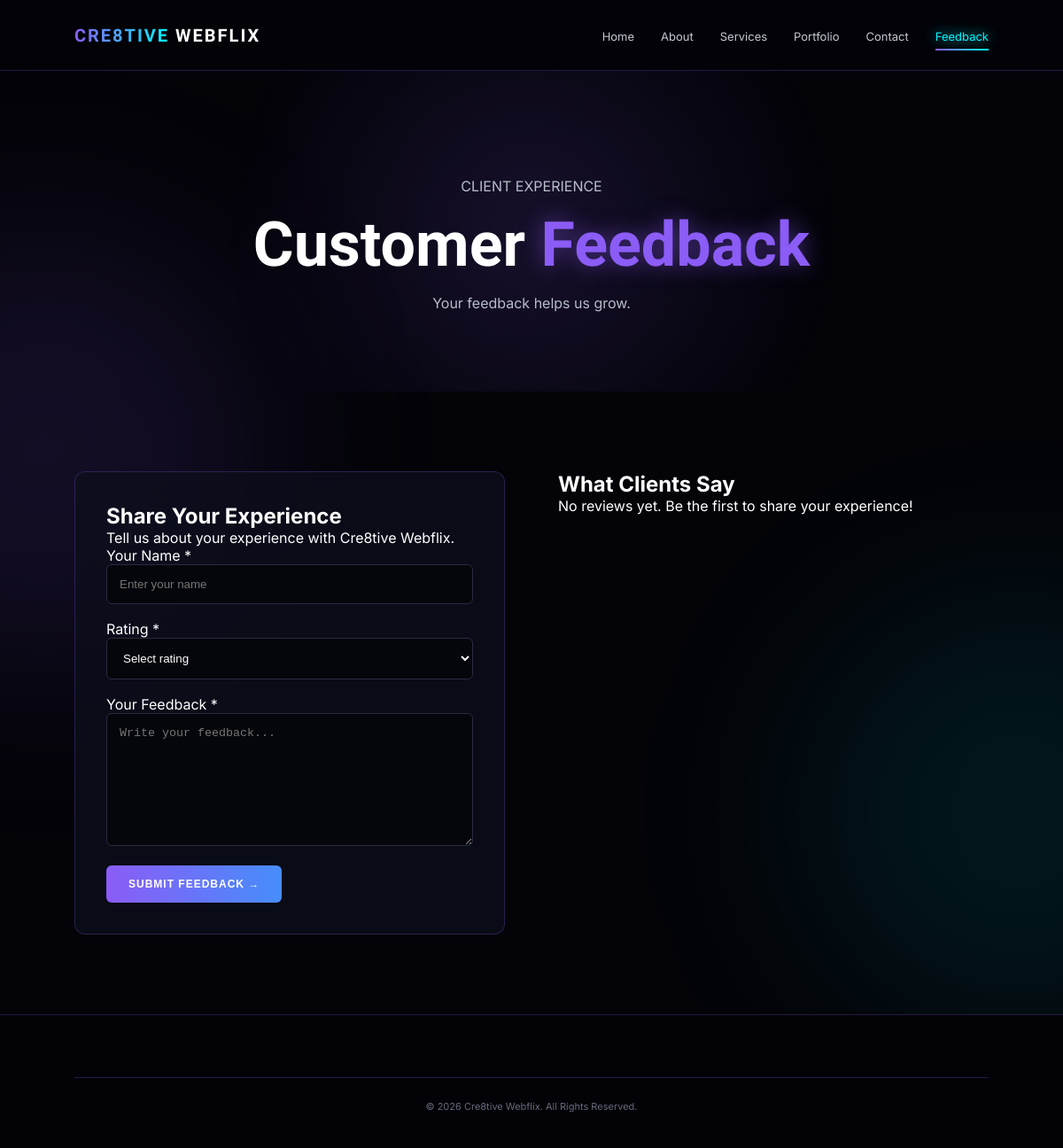
The app's page /feedback.php, older data.
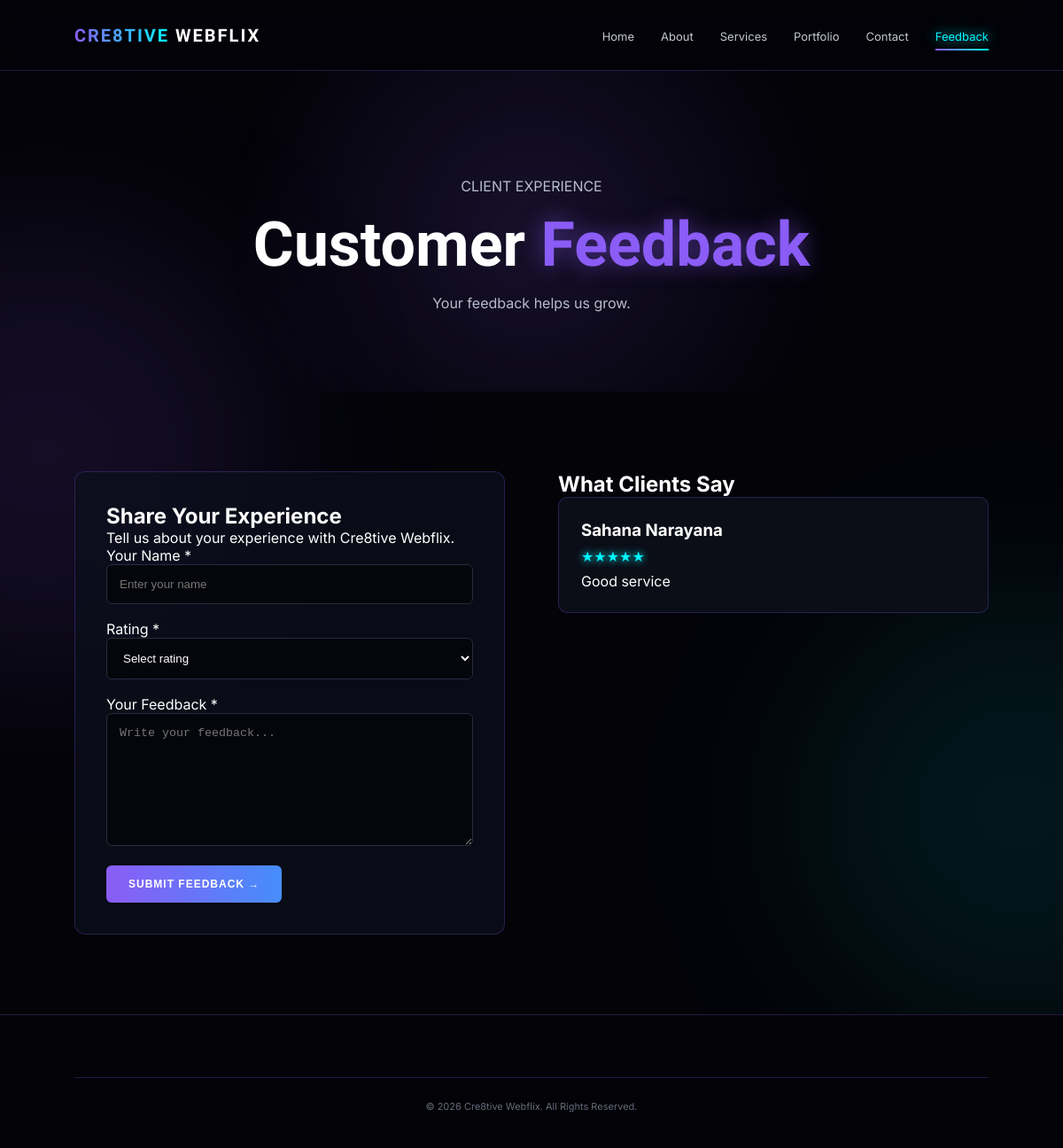
The same page, newer data.
### tables this page shows
CREATE TABLE `feedback` (
  `id` int(11) NOT NULL,
  `name` varchar(100) NOT NULL,
  `rating` tinyint(4) NOT NULL,
  `message` text NOT NULL,
  `created_at` timestamp NOT NULL DEFAULT current_timestamp()
);

### feedback.php (the view, shortened to what this page needs)
<?php
include "backend/db.php";
$result = $conn->query(
    "SELECT * FROM feedback ORDER BY id DESC"
);
?>
<!DOCTYPE html>
<html lang="en">
<head>
<link rel="stylesheet" href="css/style.css">
</head>
<body>
<header>
<nav class="navbar">
<a href="index.php" class="logo">
<span>CRE8TIVE</span> WEBFLIX
</a>
<ul class="nav-links">
<li><a href="index.php">Home</a></li>
<li><a href="about.php">About</a></li>
<li><a href="services.php">Services</a></li>
<li><a href="portfolio.php">Portfolio</a></li>
<li><a href="contact.php">Contact</a></li>
<li><a href="feedback.php"
class="active">Feedback</a></li>
</ul>
</nav>
</header>
<section class="page-hero">
<p>CLIENT EXPERIENCE</p>
<h1>
Customer <span>Feedback</span>
</h1>
<p>
Your feedback helps us grow.
</p>
</section>
<section class="feedback-section">
<div class="form-box">
<h2>Share Your Experience</h2>
<p class="form-description">
Tell us about your experience with
Cre8tive Webflix.
</p>
<form action="backend/feedback_submit.php"
method="POST">
<label>Your Name *</label>
<input
type="text"
name="name"
placeholder="Enter your name"
required
>
<label>Rating *</label>
<select name="rating" required>
<option value="">
Select rating
</option>
</select>
<label>Your Feedback *</label>
<textarea
name="message"
placeholder="Write your feedback..."
required
></textarea>
<button type="submit" class="btn">
SUBMIT FEEDBACK →
</button>
</form>
</div>
<div>
<h2 class="reviews-title">
What Clients Say
</h2>
<div class="reviews">
<?php
if ($result && $result->num_rows > 0) {
    while ($row = $result->fetch_assoc()) {
?>
<div class="review-card">
<h3>
<?= htmlspecialchars($row["name"]) ?>
</h3>
<div class="stars">
<?= str_repeat("★", (int)$row["rating"]) ?>
</div>
<p>
<?= htmlspecialchars($row["message"]) ?>
</p>
</div>
<?php
    }
} else {
?>
<div class="empty-review">
No reviews yet.
Be the first to share your experience!
</div>
<?php
}
?>
</div>
</div>
</section>
<footer>
<div class="footer-bottom">
© 2026 Cre8tive Webflix. All Rights Reserved.
</div>
</footer>
</body>
</html>

### css/style.css (style rules this page uses)
* { margin: 0; padding: 0; box-sizing: border-box; }
:root { --bg: #030308; --bg2: #080912; --card: #0d0f1c; --purple: #8b5cf6; --violet: #a855f7; --blue: #00bfff; --cyan: #00f5ff; --white: #ffffff; --text: #b8bdca; --border: rgba(139, 92, 246, .25); }
html { scroll-behavior: smooth; }
body { background: var(--bg); color: var(--white); font-family: "Inter", sans-serif; overflow-x: hidden; }
body::before { content: ""; position: fixed; width: 500px; height: 500px; left: -200px; top: 20%; background: rgba(139, 92, 246, .12); border-radius: 50%; filter: blur(100px); z-index: -3; animation: glowMove 8s ease-in-out infinite alternate; }
body::after { content: ""; position: fixed; width: 500px; height: 500px; right: -200px; bottom: 10%; background: rgba(0, 245, 255, .08); border-radius: 50%; filter: blur(100px); z-index: -3; animation: glowMove2 10s ease-in-out infinite alternate; }
.navbar { height: 80px; padding: 0 7%; display: flex; align-items: center; justify-content: space-between; position: sticky; top: 0; z-index: 1000; background: rgba(3, 3, 8, .75); backdrop-filter: blur(20px); border-bottom: 1px solid var(--border); animation: navDown .8s ease; }
.logo { color: white; text-decoration: none; font-family: "Orbitron", sans-serif; font-size: 20px; font-weight: 800; letter-spacing: 2px; }
.logo span { background: linear-gradient( 90deg, var(--purple), var(--cyan), var(--purple) ); background-size: 200%; -webkit-background-clip: text; -webkit-text-fill-color: transparent; animation: logoGradient 4s linear infinite; }
.nav-links { display: flex; list-style: none; gap: 30px; }
.nav-links a { color: #c4c7d3; text-decoration: none; font-size: 13px; position: relative; transition: .3s; }
.nav-links a::after { content: ""; position: absolute; left: 0; bottom: -8px; width: 0; height: 2px; background: linear-gradient( 90deg, var(--purple), var(--cyan) ); transition: .3s; }
.nav-links a:hover::after, .nav-links a.active::after { width: 100%; }
.nav-links a:hover, .nav-links a.active { color: var(--cyan); text-shadow: 0 0 15px var(--cyan); }
.btn { display: inline-block; padding: 14px 25px; border-radius: 6px; color: white; text-decoration: none; border: none; cursor: pointer; font-size: 12px; font-weight: 700; letter-spacing: 1px; background: linear-gradient( 90deg, var(--purple), var(--blue) ); background-size: 200%; transition: .4s; animation: buttonGradient 4s linear infinite; }
.page-hero { text-align: center; padding: 120px 7% 90px; background: radial-gradient( circle at center, rgba(139,92,246,.15), transparent 55% ); animation: pageHero 1s ease; }
.page-hero h1 { font-family: "Orbitron"; font-size: clamp(40px,6vw,70px); margin: 15px 0; }
.page-hero h1 span { color: var(--purple); text-shadow: 0 0 25px rgba(139,92,246,.5); }
.page-hero p { color: var(--text); }
.form-box { padding: 35px; background: rgba(13,15,28,.75); border: 1px solid var(--border); border-radius: 12px; backdrop-filter: blur(12px); animation: formFloat 5s ease-in-out infinite; }
input, select, textarea { width: 100%; padding: 14px; margin-bottom: 18px; background: #05060b; color: white; border: 1px solid #292b40; border-radius: 6px; outline: none; transition: .3s; }
textarea { min-height: 150px; resize: vertical; }
.feedback-section { padding: 90px 7%; display: grid; grid-template-columns: 1fr 1fr; gap: 60px; }
.review-card { padding: 25px; background: #0b0d17; border: 1px solid var(--border); border-radius: 10px; margin-bottom: 15px; transition: .4s; }
.stars { color: var(--cyan); margin: 8px 0; text-shadow: 0 0 10px var(--cyan); }
footer { padding: 40px 7%; border-top: 1px solid var(--border); background: #020207; }
.footer-bottom { text-align: center; padding-top: 25px; margin-top: 30px; border-top: 1px solid var(--border); color: #666a7a; font-size: 11px; }
.reveal { opacity: 0; transform: translateY(50px); transition: opacity .8s ease, transform .8s ease; }
.reveal.visible { opacity: 1; transform: translateY(0); }

Row changes from the older to the newer data that the page shows:
added feedback: name "Sahana Narayana", rating "★★★★★", message "Good service"
Text that changed along with them:
text no longer shown: "No reviews yet. Be the first to share your experience!"
